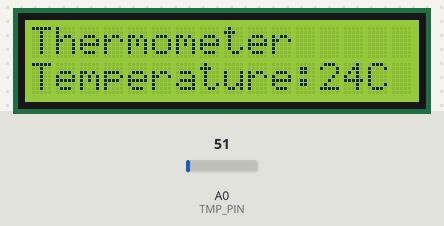
Recording of a program running on a simulated Arduino Mega 2560, built with avr-gcc and run on an emulated ATmega2560. Shown: 16×2 character LCD. The inputs (shaded band) are chosen by the test bench; at power-on: A0 (TMP_PIN) = 51. What the program prints to the serial monitor is not drawn.

Above: at 1.2 s.
1.3 s: A0 (TMP_PIN) set to 22
At 2.7 s:
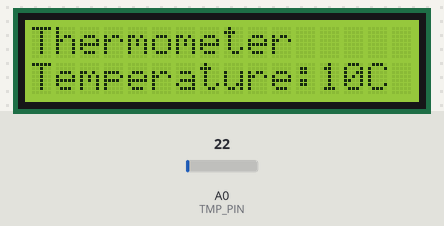
3.0 s: A0 (TMP_PIN) set to 19
At 3.6 s:
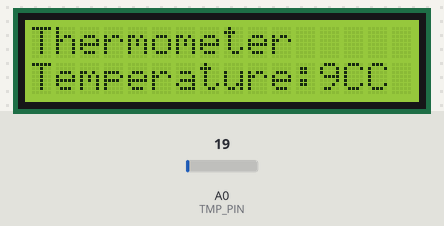
4.6 s: A0 (TMP_PIN) set to 15
At 5.5 s:
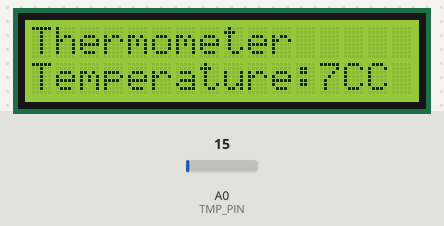
Timing chart, 0 to 7.6 s (numbered marks = the images above; inputs shaded):
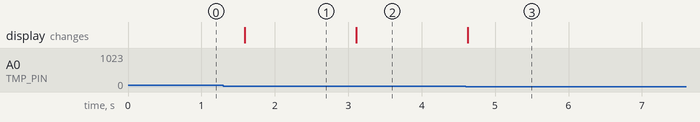

The program:

main.cpp
```cpp
//**************************************************************//
//  Name    : Thermometer
//  Author  : Jose Luis Figueroa
//  Date    : 29 March, 2021
//  Board   : Arduino Mega
//  Version : 1.0
//  Notes   : Create a digital thermometer using LM35 and LCD
//**************************************************************//
#include <Arduino.h>
#include <LiquidCrystal.h>

//Pins
const uint8_t TMP_PIN = A0;
const uint8_t RS_PIN = 22;
const uint8_t E_PIN = 24;
const uint8_t D0_PIN = 2;
const uint8_t D1_PIN = 3;
const uint8_t D2_PIN = 4;
const uint8_t D3_PIN = 5;

//Instance object
LiquidCrystal lcd(RS_PIN, E_PIN, D0_PIN, D1_PIN, D2_PIN, D3_PIN);

void setup()
{
  Serial.begin(9600);
  //Activate 16 columns and 2 rows
  lcd.begin(16, 2);
  lcd.clear();
}

void loop()
{
  float voltage;
  uint16_t temperature;

  //Calculate the temperature
  voltage = (analogRead(TMP_PIN) * 5.0) / 1023;
  temperature = voltage * 100.0;
  //Print in the LCD
  lcd.setCursor(0, 0);
  lcd.print("Thermometer");
  lcd.setCursor(0, 1);
  lcd.print("Temperature:");
  lcd.setCursor(12, 1);
  lcd.print(temperature);
  lcd.print("C");
  Serial.println(temperature);
  delay(300);
}
```

Measured:
- the behaviour switches between 21 and 20 on A0 (TMP_PIN) (found by bisection; images 1 and 2)
- after the input at 1.3 s, the display: changes after 0.29 s (image 1)
- after the input at 3.0 s, the display: changes after 0.11 s (image 2)
- after the input at 4.6 s, the display: changes at once (image 3)
